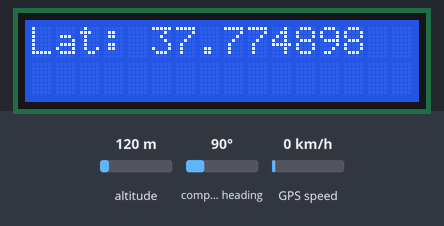
This sketch was run on a simulated Arduino Uno, built with avr-gcc and run on an emulated ATmega328P. On the bench: 16×2 character LCD. Inputs (shaded band) come from the test bench; at power-on: altitude 120 m, compass heading 90°, GPS speed 0 km/h. The GPS gets a fix after 3 s at 37.7749, -122.4194 with 8 satellites; what the sketch prints to the serial monitor is not drawn.

Above: at 4.1 s.
At 4.6 s:
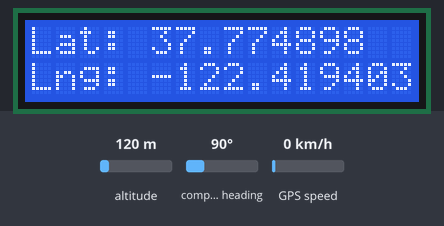
4.7 s: altitude set to 20 m
Timing chart, 0 to 7.7 s (numbered marks = the images above; inputs shaded):
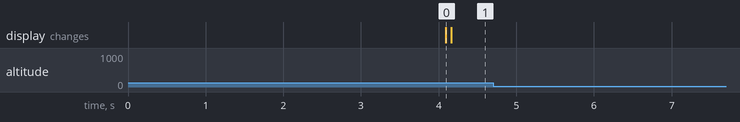

Measured:
- after the input at 4.7 s, every drawn part: stays the same

The sketch:

gps_speed.ino
```cpp
#include <TinyGPS++.h>
#include<LiquidCrystal.h>
int RS=12;
int EN=11;
int D4=8;
int D5=7;
int D6=6;
int D7=5;
LiquidCrystal lcd(RS,EN,D4,D5,D6,D7);
#include <TinyGPS++.h>
#include <SoftwareSerial.h>
/* Create object named bt of the class SoftwareSerial */
SoftwareSerial GPS_SoftSerial(4, 3);/* (Rx, Tx) */
/* Create an object named gps of the class TinyGPSPlus */
TinyGPSPlus gps;

volatile float minutes, seconds;
volatile int degree, secs, mins;

void setup() {
  Serial.begin(9600); /* Define baud rate for serial communication */
  GPS_SoftSerial.begin(9600); /* Define baud rate for software serial communication */
  lcd.begin(16,2);
}

void loop()
{
        smartDelay(1000); /* Generate precise delay of 1ms */
        unsigned long start;
        float speed_val;
        double lat_val, lng_val, alt_m_val;
        uint8_t hr_val, min_val, sec_val;
        bool loc_valid, alt_valid, time_valid;
        lat_val = gps.location.lat(); /* Get latitude data */
        loc_valid = gps.location.isValid(); /* Check if valid location data is available */
        lng_val = gps.location.lng(); /* Get longtitude data */
        alt_m_val = gps.altitude.meters();  /* Get altitude data in meters */
        alt_valid = gps.altitude.isValid(); /* Check if valid altitude data is available */
        hr_val = gps.time.hour(); /* Get hour */
        min_val = gps.time.minute();  /* Get minutes */
        sec_val = gps.time.second();  /* Get seconds */
        time_valid = gps.time.isValid();  /* Check if valid time data is available */
        speed_val = gps.speed.kmph();
        if (!loc_valid)
        {
          Serial.print("Latitude : ");
          Serial.println("*****");
          Serial.print("Longitude : ");
          Serial.println("*****");
        }
        else
        {
          DegMinSec(lat_val);
          Serial.print("Latitude in Decimal Degrees : ");
          Serial.println(lat_val, 6);
          lcd.setCursor(0,0);
          lcd.print("Lat: ");
          lcd.print(lat_val,6);
          Serial.print("Latitude in Degrees Minutes Seconds : ");
          Serial.print(degree);
          Serial.print("\t");
          Serial.print(mins);
          Serial.print("\t");
          Serial.println(secs);

          DegMinSec(lng_val); /* Convert the decimal degree value into degrees minutes seconds form */
          Serial.print("Longitude in Decimal Degrees : ");
          Serial.println(lng_val, 6);
          lcd.setCursor(0,1);
          lcd.print("Lng: ");
          lcd.print(lng_val,6);
          Serial.print("Longitude in Degrees Minutes Seconds : ");
          Serial.print(degree);
          Serial.print("\t");
          Serial.print(mins);
          Serial.print("\t");
          Serial.println(secs);
          Serial.println("http://www.google.com/maps/place/"+String(lat_val)+","+String(lng_val));
          Serial.print("Speed of Vehicle : ");
          Serial.println(speed_val);
        }
        if (!alt_valid)
        {
          Serial.print("Altitude : ");
          Serial.println("*****");
        }
        else
        {
          Serial.print("Altitude : ");
          Serial.println(alt_m_val, 6);
        }
        if (!time_valid)
        {
          Serial.print("Time : ");
          Serial.println("*****");
        }
        else
        {
          char time_string[32];
          sprintf(time_string, "Time : %02d/%02d/%02d \n", hr_val, min_val, sec_val);
          Serial.print(time_string);
        }
}

static void smartDelay(unsigned long ms)
{
  unsigned long start = millis();
  do
  {
    while (GPS_SoftSerial.available())  /* Encode data read from GPS while data is available on serial port */
      gps.encode(GPS_SoftSerial.read());
/* Encode basically is used to parse the string received by the GPS and to store it in a buffer so that information can be extracted from it */
  } while (millis() - start < ms);
}

void DegMinSec( double tot_val)   /* Convert data in decimal degrees into degrees minutes seconds form */
{
  degree = (int)tot_val;
  minutes = tot_val - degree;
  seconds = 60 * minutes;
  minutes = (int)seconds;
  mins = (int)minutes;
  seconds = seconds - minutes;
  seconds = 60 * seconds;
  secs = (int)seconds;
}
```
